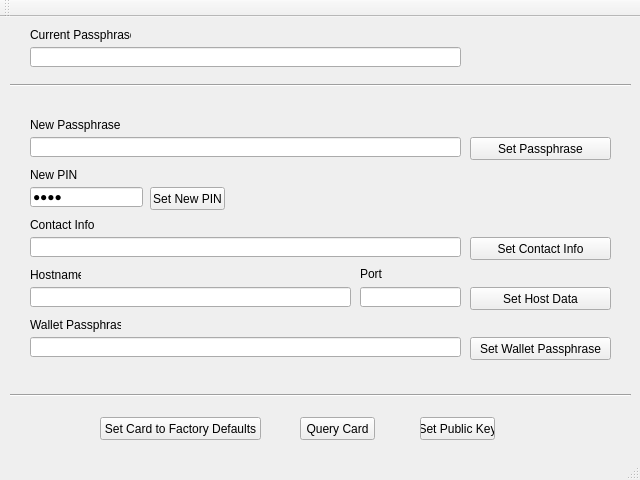
<?xml version="1.0" encoding="UTF-8"?>
<ui version="4.0">
 <class>AdminMainWindow</class>
 <widget class="QMainWindow" name="AdminMainWindow">
  <property name="geometry">
   <rect>
    <x>0</x>
    <y>0</y>
    <width>640</width>
    <height>480</height>
   </rect>
  </property>
  <property name="minimumSize">
   <size>
    <width>640</width>
    <height>480</height>
   </size>
  </property>
  <property name="maximumSize">
   <size>
    <width>640</width>
    <height>480</height>
   </size>
  </property>
  <property name="windowTitle">
   <string>Marlene Admin</string>
  </property>
  <widget class="QWidget" name="centralWidget">
   <widget class="QLineEdit" name="cur_passphrase_edit">
    <property name="geometry">
     <rect>
      <x>30</x>
      <y>30</y>
      <width>431</width>
      <height>20</height>
     </rect>
    </property>
    <property name="echoMode">
     <enum>QLineEdit::PasswordEchoOnEdit</enum>
    </property>
   </widget>
   <widget class="QLabel" name="label">
    <property name="geometry">
     <rect>
      <x>30</x>
      <y>10</y>
      <width>101</width>
      <height>16</height>
     </rect>
    </property>
    <property name="text">
     <string>Current Passphrase</string>
    </property>
   </widget>
   <widget class="QLineEdit" name="new_passphrase_edit">
    <property name="geometry">
     <rect>
      <x>30</x>
      <y>120</y>
      <width>431</width>
      <height>20</height>
     </rect>
    </property>
    <property name="echoMode">
     <enum>QLineEdit::PasswordEchoOnEdit</enum>
    </property>
   </widget>
   <widget class="QLabel" name="label_2">
    <property name="geometry">
     <rect>
      <x>30</x>
      <y>100</y>
      <width>91</width>
      <height>16</height>
     </rect>
    </property>
    <property name="text">
     <string>New Passphrase</string>
    </property>
   </widget>
   <widget class="QPushButton" name="set_new_passphrase_btn">
    <property name="geometry">
     <rect>
      <x>470</x>
      <y>120</y>
      <width>141</width>
      <height>23</height>
     </rect>
    </property>
    <property name="text">
     <string>Set Passphrase</string>
    </property>
   </widget>
   <widget class="QLineEdit" name="new_pin_edit">
    <property name="geometry">
     <rect>
      <x>30</x>
      <y>170</y>
      <width>113</width>
      <height>20</height>
     </rect>
    </property>
    <property name="inputMask">
     <string>9999</string>
    </property>
    <property name="echoMode">
     <enum>QLineEdit::PasswordEchoOnEdit</enum>
    </property>
   </widget>
   <widget class="QLabel" name="label_3">
    <property name="geometry">
     <rect>
      <x>30</x>
      <y>150</y>
      <width>151</width>
      <height>16</height>
     </rect>
    </property>
    <property name="text">
     <string>New PIN</string>
    </property>
   </widget>
   <widget class="QPushButton" name="set_new_pin_btn">
    <property name="geometry">
     <rect>
      <x>150</x>
      <y>170</y>
      <width>75</width>
      <height>23</height>
     </rect>
    </property>
    <property name="text">
     <string>Set New PIN</string>
    </property>
   </widget>
   <widget class="QLineEdit" name="contact_info_edit">
    <property name="geometry">
     <rect>
      <x>30</x>
      <y>220</y>
      <width>431</width>
      <height>20</height>
     </rect>
    </property>
   </widget>
   <widget class="QLabel" name="label_4">
    <property name="geometry">
     <rect>
      <x>30</x>
      <y>200</y>
      <width>71</width>
      <height>16</height>
     </rect>
    </property>
    <property name="text">
     <string>Contact Info</string>
    </property>
   </widget>
   <widget class="QPushButton" name="set_contact_info_btn">
    <property name="geometry">
     <rect>
      <x>470</x>
      <y>220</y>
      <width>141</width>
      <height>23</height>
     </rect>
    </property>
    <property name="text">
     <string>Set Contact Info</string>
    </property>
   </widget>
   <widget class="Line" name="line">
    <property name="geometry">
     <rect>
      <x>10</x>
      <y>60</y>
      <width>621</width>
      <height>16</height>
     </rect>
    </property>
    <property name="orientation">
     <enum>Qt::Horizontal</enum>
    </property>
   </widget>
   <widget class="QLineEdit" name="host_edit">
    <property name="geometry">
     <rect>
      <x>30</x>
      <y>270</y>
      <width>321</width>
      <height>20</height>
     </rect>
    </property>
   </widget>
   <widget class="QLineEdit" name="port_edit">
    <property name="geometry">
     <rect>
      <x>360</x>
      <y>270</y>
      <width>101</width>
      <height>20</height>
     </rect>
    </property>
    <property name="inputMask">
     <string>99999</string>
    </property>
   </widget>
   <widget class="QLabel" name="label_5">
    <property name="geometry">
     <rect>
      <x>30</x>
      <y>250</y>
      <width>51</width>
      <height>16</height>
     </rect>
    </property>
    <property name="text">
     <string>Hostname</string>
    </property>
   </widget>
   <widget class="QLabel" name="label_6">
    <property name="geometry">
     <rect>
      <x>360</x>
      <y>250</y>
      <width>46</width>
      <height>13</height>
     </rect>
    </property>
    <property name="text">
     <string>Port</string>
    </property>
   </widget>
   <widget class="QPushButton" name="set_host_data_btn">
    <property name="geometry">
     <rect>
      <x>470</x>
      <y>270</y>
      <width>141</width>
      <height>23</height>
     </rect>
    </property>
    <property name="text">
     <string>Set Host Data</string>
    </property>
   </widget>
   <widget class="QLineEdit" name="wallet_pass_edit">
    <property name="geometry">
     <rect>
      <x>30</x>
      <y>320</y>
      <width>431</width>
      <height>20</height>
     </rect>
    </property>
    <property name="echoMode">
     <enum>QLineEdit::PasswordEchoOnEdit</enum>
    </property>
   </widget>
   <widget class="QLabel" name="label_7">
    <property name="geometry">
     <rect>
      <x>30</x>
      <y>300</y>
      <width>91</width>
      <height>16</height>
     </rect>
    </property>
    <property name="text">
     <string>Wallet Passphrase</string>
    </property>
   </widget>
   <widget class="QPushButton" name="set_wallet_passphrase_btn">
    <property name="geometry">
     <rect>
      <x>470</x>
      <y>320</y>
      <width>141</width>
      <height>23</height>
     </rect>
    </property>
    <property name="text">
     <string>Set Wallet Passphrase</string>
    </property>
   </widget>
   <widget class="Line" name="line_2">
    <property name="geometry">
     <rect>
      <x>10</x>
      <y>370</y>
      <width>621</width>
      <height>16</height>
     </rect>
    </property>
    <property name="orientation">
     <enum>Qt::Horizontal</enum>
    </property>
   </widget>
   <widget class="QPushButton" name="query_card_btn">
    <property name="geometry">
     <rect>
      <x>300</x>
      <y>400</y>
      <width>75</width>
      <height>23</height>
     </rect>
    </property>
    <property name="text">
     <string>Query Card</string>
    </property>
   </widget>
   <widget class="QPushButton" name="set_pubkey_btn">
    <property name="geometry">
     <rect>
      <x>420</x>
      <y>400</y>
      <width>75</width>
      <height>23</height>
     </rect>
    </property>
    <property name="text">
     <string>Set Public Key</string>
    </property>
   </widget>
   <widget class="QPushButton" name="set_factory_defaults_btn">
    <property name="geometry">
     <rect>
      <x>100</x>
      <y>400</y>
      <width>161</width>
      <height>23</height>
     </rect>
    </property>
    <property name="text">
     <string>Set Card to Factory Defaults</string>
    </property>
   </widget>
  </widget>
  <widget class="QMenuBar" name="menuBar">
   <property name="geometry">
    <rect>
     <x>0</x>
     <y>0</y>
     <width>640</width>
     <height>21</height>
    </rect>
   </property>
  </widget>
  <widget class="QToolBar" name="mainToolBar">
   <attribute name="toolBarArea">
    <enum>TopToolBarArea</enum>
   </attribute>
   <attribute name="toolBarBreak">
    <bool>false</bool>
   </attribute>
  </widget>
  <widget class="QStatusBar" name="statusBar"/>
 </widget>
 <layoutdefault spacing="6" margin="11"/>
 <resources/>
 <connections>
  <connection>
   <sender>set_new_passphrase_btn</sender>
   <signal>clicked()</signal>
   <receiver>AdminMainWindow</receiver>
   <slot>onSetNewPassphrase()</slot>
   <hints>
    <hint type="sourcelabel">
     <x>540</x>
     <y>164</y>
    </hint>
    <hint type="destinationlabel">
     <x>319</x>
     <y>239</y>
    </hint>
   </hints>
  </connection>
  <connection>
   <sender>set_new_pin_btn</sender>
   <signal>clicked()</signal>
   <receiver>AdminMainWindow</receiver>
   <slot>onSetNewPIN()</slot>
   <hints>
    <hint type="sourcelabel">
     <x>187</x>
     <y>214</y>
    </hint>
    <hint type="destinationlabel">
     <x>319</x>
     <y>239</y>
    </hint>
   </hints>
  </connection>
  <connection>
   <sender>set_contact_info_btn</sender>
   <signal>clicked()</signal>
   <receiver>AdminMainWindow</receiver>
   <slot>onSetContactInfo()</slot>
   <hints>
    <hint type="sourcelabel">
     <x>540</x>
     <y>264</y>
    </hint>
    <hint type="destinationlabel">
     <x>319</x>
     <y>239</y>
    </hint>
   </hints>
  </connection>
  <connection>
   <sender>set_host_data_btn</sender>
   <signal>clicked()</signal>
   <receiver>AdminMainWindow</receiver>
   <slot>onSetHostData()</slot>
   <hints>
    <hint type="sourcelabel">
     <x>540</x>
     <y>314</y>
    </hint>
    <hint type="destinationlabel">
     <x>319</x>
     <y>239</y>
    </hint>
   </hints>
  </connection>
  <connection>
   <sender>set_wallet_passphrase_btn</sender>
   <signal>clicked()</signal>
   <receiver>AdminMainWindow</receiver>
   <slot>onSetWalletPassphrase()</slot>
   <hints>
    <hint type="sourcelabel">
     <x>540</x>
     <y>364</y>
    </hint>
    <hint type="destinationlabel">
     <x>319</x>
     <y>239</y>
    </hint>
   </hints>
  </connection>
  <connection>
   <sender>set_factory_defaults_btn</sender>
   <signal>clicked()</signal>
   <receiver>AdminMainWindow</receiver>
   <slot>onSetFactoryDefaults()</slot>
   <hints>
    <hint type="sourcelabel">
     <x>180</x>
     <y>444</y>
    </hint>
    <hint type="destinationlabel">
     <x>319</x>
     <y>239</y>
    </hint>
   </hints>
  </connection>
  <connection>
   <sender>query_card_btn</sender>
   <signal>clicked()</signal>
   <receiver>AdminMainWindow</receiver>
   <slot>onQueryCard()</slot>
   <hints>
    <hint type="sourcelabel">
     <x>337</x>
     <y>444</y>
    </hint>
    <hint type="destinationlabel">
     <x>319</x>
     <y>239</y>
    </hint>
   </hints>
  </connection>
  <connection>
   <sender>set_pubkey_btn</sender>
   <signal>clicked()</signal>
   <receiver>AdminMainWindow</receiver>
   <slot>onSetPublicKey()</slot>
   <hints>
    <hint type="sourcelabel">
     <x>457</x>
     <y>444</y>
    </hint>
    <hint type="destinationlabel">
     <x>319</x>
     <y>239</y>
    </hint>
   </hints>
  </connection>
 </connections>
 <slots>
  <slot>onSetNewPassphrase()</slot>
  <slot>onSetNewPIN()</slot>
  <slot>onSetContactInfo()</slot>
  <slot>onSetHostData()</slot>
  <slot>onSetWalletPassphrase()</slot>
  <slot>onSetFactoryDefaults()</slot>
  <slot>onSetPublicKey()</slot>
  <slot>onQueryCard()</slot>
 </slots>
</ui>
